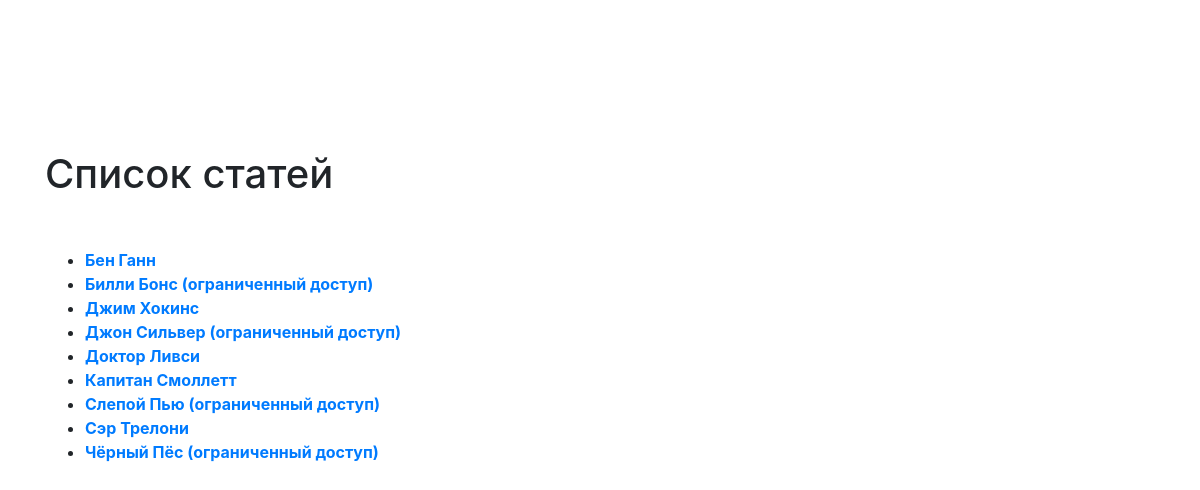
The app's page /articles/ with its own data.
### articles/models.py (models this page shows, shortened)
class Article(models.Model):
    title = models.CharField(max_length=200, verbose_name='Заголовок')
    picture = models.CharField(max_length=200, verbose_name='Тематическое изображение')
    content = models.TextField(verbose_name='Текст статьи')
    is_paid_access = models.BooleanField(default=False, verbose_name='Платный доступ')
    class Meta:
        verbose_name = 'Статья'
        verbose_name_plural = 'Статьи'

### articles/views.py (the view)
# urls.py: path('articles/', ArticleListView.as_view(), name='articles'),
class ArticleListView(ListView):
    template_name = 'articles.html'
    model = Article
    ordering = ['title']
    def get_context_data(self, *args, **kwargs):
        context = super(ArticleListView, self).get_context_data()
        if self.request.user.is_authenticated:
            profile = Profile.objects.get(user=self.request.user)
            context['is_paid_access'] = profile.is_paid_access
        else:
            context['is_paid_access'] = False
        return context

### templates/articles.html (shortened to what this page needs)
{% extends "base.html" %}
{% load static %}
{% block content %}
    <div class="container">
        <div class="header">
            <h1>Список статей</h1>
        </div>
        <div class="articles">
            <ul>
            {% for article in article_list %}
            <li><b>
                <a href="{% url 'article' article.pk %}">{{ article.title }}
                    {% if article.is_paid_access %}(ограниченный доступ){% endif %}</a>
            </b></li>
            {% endfor %}
            </ul>
        </div>
    </div>
{% endblock %}

### static/css/style.css (style rules this page uses)
.header { margin-top: 150px; }
.articles { margin-top: 50px; }

### records on screen
Article: title "Бен Ганн"
Article: title "Билли Бонс", is_paid_access "(ограниченный доступ)"
Article: title "Джим Хокинс"
Article: title "Джон Сильвер", is_paid_access "(ограниченный доступ)"
Article: title "Доктор Ливси"
Article: title "Капитан Смоллетт"
Article: title "Слепой Пью", is_paid_access "(ограниченный доступ)"
Article: title "Сэр Трелони"
Article: title "Чёрный Пёс", is_paid_access "(ограниченный доступ)"
